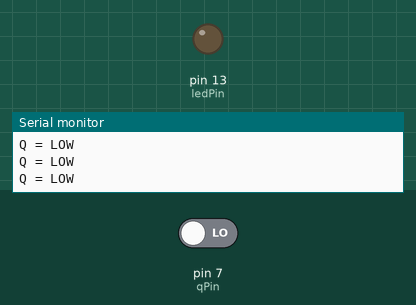
Simulated run of this sketch. Board: Arduino Uno, built with avr-gcc and run on an emulated ATmega328P. Shown: output pins drawn as LEDs (lit = HIGH), the last lines printed to the serial monitor. The test bench sets the inputs (shaded band); at power-on: pin 7 (qPin) LOW. Pins used as bus, display or sensor lines are not drawn.

Above: at 6.8 s.
6.9 s: pin 7 (qPin) driven HIGH
At 10.3 s:
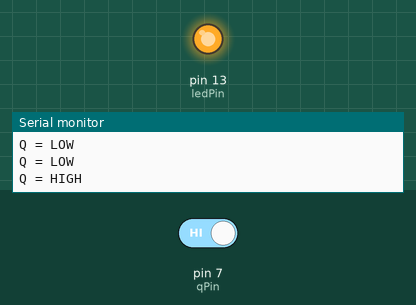
10.8 s: pin 7 (qPin) driven LOW
At 12.6 s:
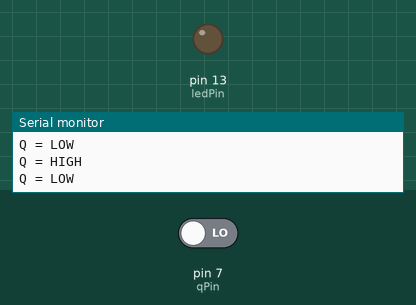
Timing chart, 0 to 14.1 s (numbered marks = the images above; inputs shaded):
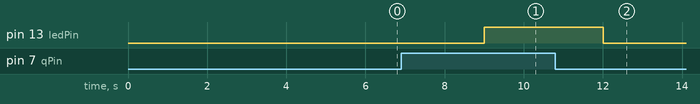

Measured:
- after the input at 6.9 s, pin 13 (ledPin): LOW → HIGH after 2.1 s
- after the input at 10.8 s, pin 13 (ledPin): HIGH → LOW after 1.2 s

The sketch:

testing_dff.ino
```cpp
const int ledPin = 13;
const int clockPin = 4;
const int qPin = 7;

void setup() {
    Serial.begin(9600);
    pinMode(ledPin, OUTPUT);
    pinMode(clockPin, OUTPUT);
    pinMode(qPin, INPUT);
}

void loop() {
    digitalWrite(clockPin, HIGH);
    delay(1);
    digitalWrite(clockPin, LOW);

    int qVal = digitalRead(qPin);
    Serial.print("Q = ");
    Serial.println((qVal == HIGH) ? "HIGH" : "LOW");
    digitalWrite(ledPin, qVal);
    delay(3000);
}
```
